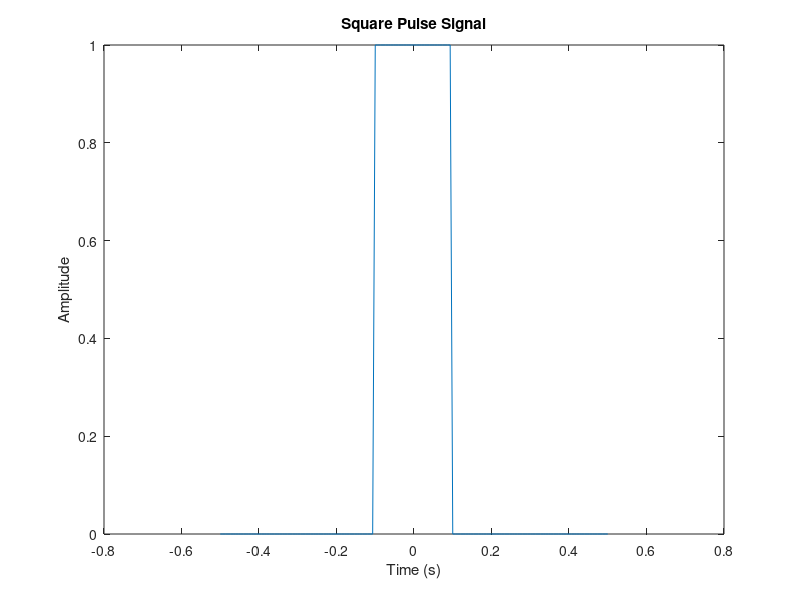
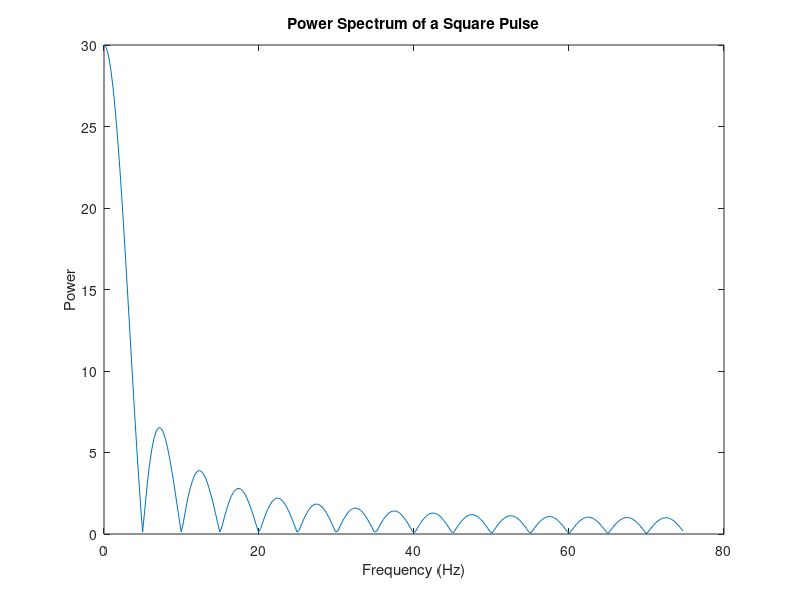

These charts were generated, in order, by the following MATLAB code:
Fs = 150; % Sampling frequency
t = -0.5:1/Fs:0.5; % Time vector of 1 second
w = .2; % width of rectangle
x= rectpuls(t,w) % Generate Square Pulse
nfft = 512; % Length of FFT
% Take fft, padding with zeros so that length(X) is equal to nfft
X = fft(x,nfft);
% FFT is symmetric, throw away second half
X = X(1:nfft/2);
% Take the magnitude of fft of x
mx = abs(X);
% Frequency vector
f = (0:nfft/2-1)*Fs/nfft;
% Generate the plot, title and labels.
figure(1);
plot(t,x);
title('Square Pulse Signal');
xlabel('Time (s)');
ylabel('Amplitude'); 
figure(2);
plot(f,mx);
title('Power Spectrum of a Square Pulse');
xlabel('Frequency (Hz)');
ylabel('Power'); 